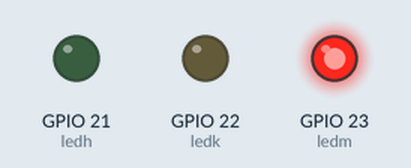
Bench run of a program on a simulated ESP32. On the bench: output pins drawn as LEDs (lit = HIGH).

Above: at 15.0 s.
At 32.5 s:
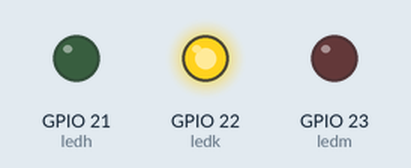
At 45.0 s:
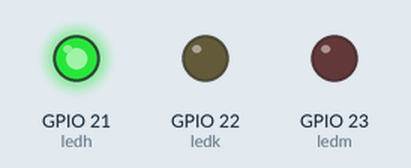
Timing chart, 0 to 71.5 s (numbered marks = the images above):
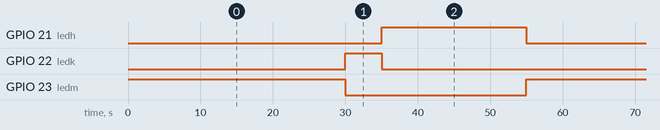

The program:

main.cpp
```cpp
#include <Arduino.h>

int ledm = 23;
int ledk = 22;
int ledh = 21;


void setup() {
  // put your setup code here, to run once:
  Serial.begin(115200);
  pinMode(ledm, OUTPUT);
  pinMode(ledk, OUTPUT);
  pinMode(ledh, OUTPUT);


}

void loop() {
  // put your main code here, to run repeatedly:
digitalWrite(ledm, HIGH);
digitalWrite(ledk, LOW);
digitalWrite(ledh, LOW); //merah yang nyala
delay(30000);
digitalWrite(ledm, LOW);
digitalWrite(ledk, HIGH);
digitalWrite(ledh, LOW); //kuning yang nyala
delay(5000);
digitalWrite(ledm, LOW);
digitalWrite(ledk, LOW);
digitalWrite(ledh, HIGH); //hijau yang nyala
delay(20000);

}
```

Measured:
- by itself, GPIO 21 (ledh): alternates HIGH for 20.0 s and LOW for 35.0 s
- by itself, GPIO 22 (ledk): alternates HIGH for 5.0 s and LOW for 50.0 s
- by itself, GPIO 23 (ledm): alternates HIGH for 30.0 s and LOW for 25.0 s
